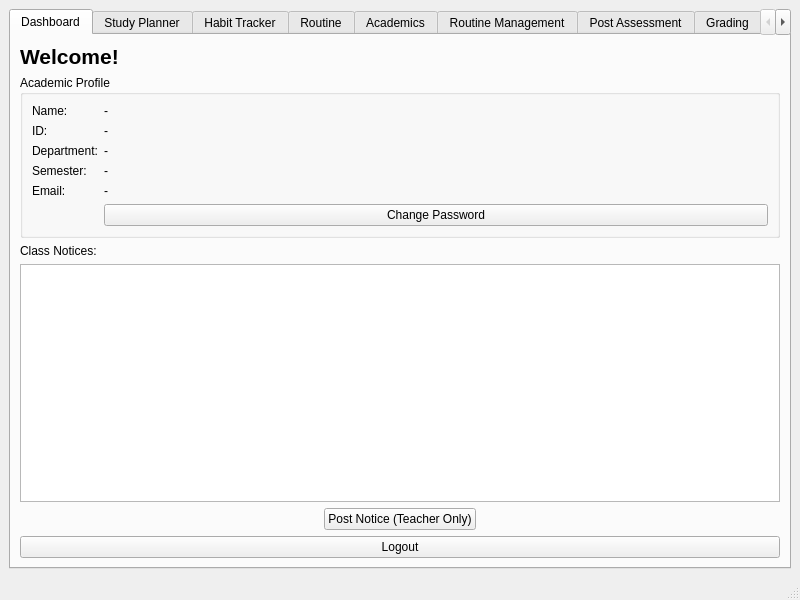
<?xml version="1.0" encoding="UTF-8"?>
<ui version="4.0">
 <class>MainWindow</class>
 <widget class="QMainWindow" name="MainWindow">
  <property name="geometry">
   <rect>
    <x>0</x>
    <y>0</y>
    <width>800</width>
    <height>600</height>
   </rect>
  </property>
  <property name="windowTitle">
   <string>Acadence</string>
  </property>
  <widget class="QWidget" name="centralwidget">
   <layout class="QVBoxLayout" name="verticalLayout">
    <item>
     <widget class="QTabWidget" name="tabWidget">
      <property name="currentIndex">
       <number>0</number>
      </property>
      <widget class="QWidget" name="tab_dashboard">
       <attribute name="title">
        <string>Dashboard</string>
       </attribute>
       <layout class="QVBoxLayout" name="verticalLayout_dash">
        <item>
         <widget class="QLabel" name="label_welcome">
          <property name="font">
           <font>
            <pointsize>16</pointsize>
            <bold>true</bold>
           </font>
          </property>
          <property name="text">
           <string>Welcome!</string>
          </property>
         </widget>
        </item>
        <item>
         <widget class="QGroupBox" name="groupBox_profile">
          <property name="title">
           <string>Academic Profile</string>
          </property>
          <layout class="QFormLayout" name="formLayout_profile">
           <item row="0" column="0">
            <widget class="QLabel" name="lbl_p_name">
             <property name="text">
              <string>Name:</string>
             </property>
            </widget>
           </item>
           <item row="0" column="1">
            <widget class="QLabel" name="val_p_name">
             <property name="text">
              <string>-</string>
             </property>
            </widget>
           </item>
           <item row="1" column="0">
            <widget class="QLabel" name="lbl_p_id">
             <property name="text">
              <string>ID:</string>
             </property>
            </widget>
           </item>
           <item row="1" column="1">
            <widget class="QLabel" name="val_p_id">
             <property name="text">
              <string>-</string>
             </property>
            </widget>
           </item>
           <item row="2" column="0">
            <widget class="QLabel" name="lbl_p_dept">
             <property name="text">
              <string>Department:</string>
             </property>
            </widget>
           </item>
           <item row="2" column="1">
            <widget class="QLabel" name="val_p_dept">
             <property name="text">
              <string>-</string>
             </property>
            </widget>
           </item>
           <item row="3" column="0">
            <widget class="QLabel" name="lbl_p_sem">
             <property name="text">
              <string>Semester:</string>
             </property>
            </widget>
           </item>
           <item row="3" column="1">
            <widget class="QLabel" name="val_p_sem">
             <property name="text">
              <string>-</string>
             </property>
            </widget>
           </item>
           <item row="4" column="0">
            <widget class="QLabel" name="lbl_p_email">
             <property name="text">
              <string>Email:</string>
             </property>
            </widget>
           </item>
           <item row="4" column="1">
            <widget class="QLabel" name="val_p_email">
             <property name="text">
              <string>-</string>
             </property>
            </widget>
           </item>
           <item row="5" column="1">
            <widget class="QPushButton" name="btnChangePassword">
             <property name="minimumSize">
              <size>
               <width>180</width>
               <height>0</height>
              </size>
             </property>
             <property name="text">
              <string>Change Password</string>
             </property>
             <property name="fixedWidth" stdset="0">
              <number>200</number>
             </property>
            </widget>
           </item>
          </layout>
         </widget>
        </item>
        <item>
         <widget class="QLabel" name="label_notices">
          <property name="text">
           <string>Class Notices:</string>
          </property>
         </widget>
        </item>
        <item>
         <widget class="QListWidget" name="noticeListWidget"/>
        </item>
        <item>
         <layout class="QHBoxLayout" name="hbox_notice_btn">
          <item>
           <spacer name="hspacer_notice_l">
            <property name="orientation">
             <enum>Qt::Orientation::Horizontal</enum>
            </property>
            <property name="sizeHint" stdset="0">
             <size>
              <width>40</width>
              <height>20</height>
             </size>
            </property>
           </spacer>
          </item>
          <item>
           <widget class="QPushButton" name="addNoticeButton">
            <property name="text">
             <string>Post Notice (Teacher Only)</string>
            </property>
           </widget>
          </item>
          <item>
           <spacer name="hspacer_notice_r">
            <property name="orientation">
             <enum>Qt::Orientation::Horizontal</enum>
            </property>
            <property name="sizeHint" stdset="0">
             <size>
              <width>40</width>
              <height>20</height>
             </size>
            </property>
           </spacer>
          </item>
         </layout>
        </item>
        <item>
         <widget class="QPushButton" name="logoutButton">
          <property name="text">
           <string>Logout</string>
          </property>
         </widget>
        </item>
       </layout>
      </widget>
      <widget class="QWidget" name="tab_planner">
       <attribute name="title">
        <string>Study Planner</string>
       </attribute>
       <layout class="QVBoxLayout" name="verticalLayout_plan">
        <item>
         <widget class="QListWidget" name="taskListWidget"/>
        </item>
        <item>
         <layout class="QHBoxLayout" name="horizontalLayout_task">
          <item>
           <widget class="QLineEdit" name="taskLineEdit">
            <property name="placeholderText">
             <string>New Task Description...</string>
            </property>
           </widget>
          </item>
          <item>
           <widget class="QPushButton" name="addTaskButton">
            <property name="text">
             <string>Add Task</string>
            </property>
           </widget>
          </item>
          <item>
           <widget class="QPushButton" name="btnDeleteTask">
            <property name="cursor">
             <cursorShape>PointingHandCursor</cursorShape>
            </property>
            <property name="toolTip">
             <string>Delete Selected Task</string>
            </property>
            <property name="text">
             <string>Delete Task</string>
            </property>
           </widget>
          </item>
          <item>
           <widget class="QPushButton" name="btnClearCompletedTasks">
            <property name="cursor">
             <cursorShape>PointingHandCursor</cursorShape>
            </property>
            <property name="toolTip">
             <string>Delete All Completed Tasks</string>
            </property>
            <property name="text">
             <string>Clear Completed</string>
            </property>
           </widget>
          </item>
         </layout>
        </item>
        <item>
         <widget class="QGroupBox" name="groupBox_timer">
          <property name="title">
           <string>Focus Timer</string>
          </property>
          <layout class="QVBoxLayout" name="verticalLayout_timer">
           <item>
            <widget class="QLabel" name="label_timerDisplay">
             <property name="font">
              <font>
               <pointsize>72</pointsize>
               <bold>true</bold>
              </font>
             </property>
             <property name="text">
              <string>00:00</string>
             </property>
             <property name="alignment">
              <set>Qt::AlignmentFlag::AlignCenter</set>
             </property>
            </widget>
           </item>
           <item>
            <layout class="QHBoxLayout" name="horizontalLayout_timerControls">
             <item>
              <widget class="QLabel" name="label_min">
               <property name="text">
                <string>Minutes:</string>
               </property>
              </widget>
             </item>
             <item>
              <widget class="QSpinBox" name="spinTimerMinutes">
               <property name="value">
                <number>25</number>
               </property>
              </widget>
             </item>
             <item>
              <widget class="QPushButton" name="btnTimerStart">
               <property name="text">
                <string>Start</string>
               </property>
              </widget>
             </item>
             <item>
              <widget class="QPushButton" name="btnTimerPause">
               <property name="text">
                <string>Pause</string>
               </property>
              </widget>
             </item>
             <item>
              <widget class="QPushButton" name="btnTimerStop">
               <property name="text">
                <string>Stop</string>
               </property>
              </widget>
             </item>
            </layout>
           </item>
          </layout>
         </widget>
        </item>
       </layout>
      </widget>
      <widget class="QWidget" name="tab_habits">
       <attribute name="title">
        <string>Habit Tracker</string>
       </attribute>
       <layout class="QVBoxLayout" name="verticalLayout_habit">
        <item>
         <widget class="QGroupBox" name="groupBox_prayers">
          <property name="title">
           <string>Daily Prayers (Today)</string>
          </property>
          <layout class="QHBoxLayout" name="hbox_prayers">
           <item>
            <spacer name="hspacer_pray_l">
             <property name="orientation">
              <enum>Qt::Orientation::Horizontal</enum>
             </property>
             <property name="sizeHint" stdset="0">
              <size>
               <width>40</width>
               <height>20</height>
              </size>
             </property>
            </spacer>
           </item>
           <item>
            <widget class="QCheckBox" name="chkFajr">
             <property name="text">
              <string>🌅 Fajr</string>
             </property>
            </widget>
           </item>
           <item>
            <widget class="QCheckBox" name="chkDhuhr">
             <property name="text">
              <string>☀️ Dhuhr</string>
             </property>
            </widget>
           </item>
           <item>
            <widget class="QCheckBox" name="chkAsr">
             <property name="text">
              <string>🌤 Asr</string>
             </property>
            </widget>
           </item>
           <item>
            <widget class="QCheckBox" name="chkMaghrib">
             <property name="text">
              <string>🌇 Maghrib</string>
             </property>
            </widget>
           </item>
           <item>
            <widget class="QCheckBox" name="chkIsha">
             <property name="text">
              <string>🌙 Isha</string>
             </property>
            </widget>
           </item>
           <item>
            <spacer name="hspacer_pray_r">
             <property name="orientation">
              <enum>Qt::Orientation::Horizontal</enum>
             </property>
             <property name="sizeHint" stdset="0">
              <size>
               <width>40</width>
               <height>20</height>
              </size>
             </property>
            </spacer>
           </item>
          </layout>
         </widget>
        </item>
        <item>
         <widget class="QTableWidget" name="habitTableWidget">
          <property name="editTriggers">
           <set>QAbstractItemView::EditTrigger::NoEditTriggers</set>
          </property>
          <property name="alternatingRowColors">
           <bool>true</bool>
          </property>
          <property name="selectionBehavior">
           <enum>QAbstractItemView::SelectionBehavior::SelectRows</enum>
          </property>
          <column>
           <property name="text">
            <string>Type</string>
           </property>
          </column>
          <column>
           <property name="text">
            <string>Name</string>
           </property>
          </column>
          <column>
           <property name="text">
            <string>Progress</string>
           </property>
          </column>
          <column>
           <property name="text">
            <string>Streak</string>
           </property>
          </column>
          <column>
           <property name="text">
            <string>Status</string>
           </property>
          </column>
         </widget>
        </item>
        <item>
         <layout class="QHBoxLayout" name="horizontalLayout_habitButtons">
          <item>
           <spacer name="hspacer_habit_l">
            <property name="orientation">
             <enum>Qt::Orientation::Horizontal</enum>
            </property>
            <property name="sizeHint" stdset="0">
             <size>
              <width>40</width>
              <height>20</height>
             </size>
            </property>
           </spacer>
          </item>
          <item>
           <widget class="QPushButton" name="btnAddHabit">
            <property name="text">
             <string>Create Habit</string>
            </property>
           </widget>
          </item>
          <item>
           <widget class="QPushButton" name="btnPerformHabit">
            <property name="text">
             <string>Perform</string>
            </property>
           </widget>
          </item>
          <item>
           <widget class="QPushButton" name="btnDeleteHabit">
            <property name="text">
             <string>Delete Habit</string>
            </property>
           </widget>
          </item>
          <item>
           <spacer name="hspacer_habit_r">
            <property name="orientation">
             <enum>Qt::Orientation::Horizontal</enum>
            </property>
            <property name="sizeHint" stdset="0">
             <size>
              <width>40</width>
              <height>20</height>
             </size>
            </property>
           </spacer>
          </item>
         </layout>
        </item>
        <item>
         <widget class="QGroupBox" name="groupBox_workoutTimer">
          <property name="title">
           <string>Habit Timer</string>
          </property>
          <layout class="QVBoxLayout" name="verticalLayout_workoutTimer">
           <item>
            <widget class="QLabel" name="label_workoutTimerDisplay">
             <property name="font">
              <font>
               <pointsize>72</pointsize>
               <bold>true</bold>
              </font>
             </property>
             <property name="text">
              <string>00:00.00</string>
             </property>
             <property name="alignment">
              <set>Qt::AlignmentFlag::AlignCenter</set>
             </property>
            </widget>
           </item>
           <item>
            <layout class="QHBoxLayout" name="horizontalLayout_workoutTimerControls">
             <item>
              <spacer name="hspacer_workout_l">
               <property name="orientation">
                <enum>Qt::Orientation::Horizontal</enum>
               </property>
               <property name="sizeHint" stdset="0">
                <size>
                 <width>40</width>
                 <height>20</height>
                </size>
               </property>
              </spacer>
             </item>
             <item>
              <widget class="QPushButton" name="btnWorkoutStart">
               <property name="text">
                <string>Start</string>
               </property>
              </widget>
             </item>
             <item>
              <widget class="QPushButton" name="btnWorkoutPause">
               <property name="text">
                <string>Pause</string>
               </property>
              </widget>
             </item>
             <item>
              <widget class="QPushButton" name="btnWorkoutStop">
               <property name="text">
                <string>Stop</string>
               </property>
              </widget>
             </item>
             <item>
              <spacer name="hspacer_workout_r">
               <property name="orientation">
                <enum>Qt::Orientation::Horizontal</enum>
               </property>
               <property name="sizeHint" stdset="0">
                <size>
                 <width>40</width>
                 <height>20</height>
                </size>
               </property>
              </spacer>
             </item>
            </layout>
           </item>
          </layout>
         </widget>
        </item>
       </layout>
      </widget>
      <widget class="QWidget" name="tab_routine">
       <attribute name="title">
        <string>Routine</string>
       </attribute>
       <layout class="QVBoxLayout" name="verticalLayout_routine">
        <item>
         <widget class="QComboBox" name="comboRoutineDay">
          <item>
           <property name="text">
            <string>Sunday</string>
           </property>
          </item>
          <item>
           <property name="text">
            <string>Monday</string>
           </property>
          </item>
          <item>
           <property name="text">
            <string>Tuesday</string>
           </property>
          </item>
          <item>
           <property name="text">
            <string>Wednesday</string>
           </property>
          </item>
          <item>
           <property name="text">
            <string>Thursday</string>
           </property>
          </item>
          <item>
           <property name="text">
            <string>Friday</string>
           </property>
          </item>
          <item>
           <property name="text">
            <string>Saturday</string>
           </property>
          </item>
         </widget>
        </item>
        <item>
         <widget class="QTableWidget" name="tableRoutine">
          <property name="editTriggers">
           <set>QAbstractItemView::EditTrigger::NoEditTriggers</set>
          </property>
          <property name="alternatingRowColors">
           <bool>true</bool>
          </property>
          <property name="selectionBehavior">
           <enum>QAbstractItemView::SelectionBehavior::SelectRows</enum>
          </property>
          <column>
           <property name="text">
            <string>Time</string>
           </property>
          </column>
          <column>
           <property name="text">
            <string>Course</string>
           </property>
          </column>
          <column>
           <property name="text">
            <string>Room</string>
           </property>
          </column>
          <column>
           <property name="text">
            <string>Instructor</string>
           </property>
          </column>
          <column>
           <property name="text">
            <string>Status</string>
           </property>
          </column>
         </widget>
        </item>
       </layout>
      </widget>
      <widget class="QWidget" name="tab_academics">
       <attribute name="title">
        <string>Academics</string>
       </attribute>
       <layout class="QVBoxLayout" name="verticalLayout_academics">
        <item>
         <widget class="QLabel" name="lbl_assessments">
          <property name="text">
           <string>Upcoming Assessments:</string>
          </property>
         </widget>
        </item>
        <item>
         <widget class="QListWidget" name="listAssessments"/>
        </item>
        <item>
         <widget class="QLabel" name="lbl_attendance">
          <property name="text">
           <string>Attendance &amp; Grades:</string>
          </property>
         </widget>
        </item>
        <item>
         <widget class="QTableWidget" name="tableAcademics">
          <property name="alternatingRowColors">
           <bool>true</bool>
          </property>
          <column>
           <property name="text">
            <string>Course</string>
           </property>
          </column>
          <column>
           <property name="text">
            <string>Attendance %</string>
           </property>
          </column>
          <column>
           <property name="text">
            <string>Score</string>
           </property>
          </column>
          <column>
           <property name="text">
            <string>Status</string>
           </property>
          </column>
         </widget>
        </item>
       </layout>
      </widget>
      <widget class="QWidget" name="tab_teacher_routine">
       <attribute name="title">
        <string>Routine Management</string>
       </attribute>
       <layout class="QVBoxLayout" name="verticalLayout_teacher_routine">
        <item>
         <widget class="QGroupBox" name="grp_routine_manage">
          <property name="title">
           <string>Manage Routine</string>
          </property>
          <layout class="QHBoxLayout" name="hbox_routine_manage">
           <item>
            <widget class="QComboBox" name="comboRoutineDayInput">
             <item>
              <property name="text">
               <string>Sunday</string>
              </property>
             </item>
             <item>
              <property name="text">
               <string>Monday</string>
              </property>
             </item>
             <item>
              <property name="text">
               <string>Tuesday</string>
              </property>
             </item>
             <item>
              <property name="text">
               <string>Wednesday</string>
              </property>
             </item>
             <item>
              <property name="text">
               <string>Thursday</string>
              </property>
             </item>
             <item>
              <property name="text">
               <string>Friday</string>
              </property>
             </item>
             <item>
              <property name="text">
               <string>Saturday</string>
              </property>
             </item>
            </widget>
           </item>
           <item>
            <widget class="QPushButton" name="btnCancelClass">
             <property name="text">
              <string>Cancel Selected Class</string>
             </property>
            </widget>
           </item>
           <item>
            <widget class="QPushButton" name="btnRescheduleClass">
             <property name="text">
              <string>Exchange / Reschedule</string>
             </property>
            </widget>
           </item>
           <item>
            <spacer name="horizontalSpacer_routine">
             <property name="orientation">
              <enum>Qt::Orientation::Horizontal</enum>
             </property>
             <property name="sizeHint" stdset="0">
              <size>
               <width>40</width>
               <height>20</height>
              </size>
             </property>
            </spacer>
           </item>
          </layout>
         </widget>
        </item>
        <item>
         <widget class="QTableWidget" name="tableTeacherRoutine">
          <property name="editTriggers">
           <set>QAbstractItemView::EditTrigger::NoEditTriggers</set>
          </property>
          <property name="alternatingRowColors">
           <bool>true</bool>
          </property>
          <property name="selectionBehavior">
           <enum>QAbstractItemView::SelectionBehavior::SelectRows</enum>
          </property>
          <column>
           <property name="text">
            <string>Time</string>
           </property>
          </column>
          <column>
           <property name="text">
            <string>Course</string>
           </property>
          </column>
          <column>
           <property name="text">
            <string>Room</string>
           </property>
          </column>
          <column>
           <property name="text">
            <string>Semester</string>
           </property>
          </column>
         </widget>
        </item>
       </layout>
      </widget>
      <widget class="QWidget" name="tab_teacher_assessment">
       <attribute name="title">
        <string>Post Assessment</string>
       </attribute>
       <layout class="QVBoxLayout" name="verticalLayout_teacher_assessment">
        <item>
         <widget class="QGroupBox" name="grp_assessment">
          <property name="title">
           <string>Create Assessment</string>
          </property>
          <layout class="QHBoxLayout" name="hbox_assessment">
           <item>
            <widget class="QComboBox" name="comboTeacherCourse"/>
           </item>
           <item>
            <widget class="QLineEdit" name="editAssessmentTitle">
             <property name="placeholderText">
              <string>Title</string>
             </property>
            </widget>
           </item>
           <item>
            <widget class="QComboBox" name="comboAssessmentType">
             <item>
              <property name="text">
               <string>Quiz</string>
              </property>
             </item>
             <item>
              <property name="text">
               <string>Assignment</string>
              </property>
             </item>
             <item>
              <property name="text">
               <string>Exam</string>
              </property>
             </item>
             <item>
              <property name="text">
               <string>Lab</string>
              </property>
             </item>
             <item>
              <property name="text">
               <string>Project</string>
              </property>
             </item>
             <item>
              <property name="text">
               <string>Presentation</string>
              </property>
             </item>
            </widget>
           </item>
           <item>
            <widget class="QSpinBox" name="spinMaxMarks">
             <property name="value">
              <number>20</number>
             </property>
            </widget>
           </item>
           <item>
            <widget class="QPushButton" name="btnCreateAssessment">
             <property name="text">
              <string>Create</string>
             </property>
            </widget>
           </item>
          </layout>
         </widget>
        </item>
        <item>
         <spacer name="verticalSpacer_assessment">
          <property name="orientation">
           <enum>Qt::Orientation::Vertical</enum>
          </property>
          <property name="sizeHint" stdset="0">
           <size>
            <width>20</width>
            <height>40</height>
           </size>
          </property>
         </spacer>
        </item>
       </layout>
      </widget>
      <widget class="QWidget" name="tab_teacher_grades">
       <attribute name="title">
        <string>Grading</string>
       </attribute>
       <layout class="QVBoxLayout" name="verticalLayout_teacher_grades">
        <item>
         <widget class="QGroupBox" name="grp_grading">
          <property name="title">
           <string>Enter Grades</string>
          </property>
          <layout class="QVBoxLayout" name="vbox_grading">
           <item>
            <layout class="QHBoxLayout" name="hbox_grading_controls">
             <item>
              <widget class="QComboBox" name="comboTeacherAssessment"/>
             </item>
             <item>
              <widget class="QPushButton" name="btnSaveGrades">
               <property name="text">
                <string>Save Grades</string>
               </property>
              </widget>
             </item>
            </layout>
           </item>
           <item>
            <widget class="QTableWidget" name="tableGrading">
             <property name="alternatingRowColors">
              <bool>true</bool>
             </property>
             <column>
              <property name="text">
               <string>Student ID</string>
              </property>
             </column>
             <column>
              <property name="text">
               <string>Name</string>
              </property>
             </column>
             <column>
              <property name="text">
               <string>Marks</string>
              </property>
             </column>
            </widget>
           </item>
          </layout>
         </widget>
        </item>
       </layout>
      </widget>
      <widget class="QWidget" name="tab_teacher_attendance">
       <attribute name="title">
        <string>Attendance</string>
       </attribute>
       <layout class="QVBoxLayout" name="verticalLayout_teacher_attendance">
        <item>
         <layout class="QHBoxLayout" name="hbox_attendance_controls">
          <item>
           <widget class="QComboBox" name="comboAttendanceCourse">
            <property name="toolTip">
             <string>Select Course</string>
            </property>
           </widget>
          </item>
          <item>
           <widget class="QPushButton" name="btnAddClassDate">
            <property name="text">
             <string>Add Class Column</string>
            </property>
           </widget>
          </item>
          <item>
           <widget class="QPushButton" name="btnSaveAttendance">
            <property name="text">
             <string>Save Attendance</string>
            </property>
           </widget>
          </item>
         </layout>
        </item>
        <item>
         <widget class="QTableWidget" name="tableAttendance">
          <property name="alternatingRowColors">
           <bool>true</bool>
          </property>
          <property name="selectionBehavior">
           <enum>QAbstractItemView::SelectionBehavior::SelectRows</enum>
          </property>
         </widget>
        </item>
       </layout>
      </widget>
      <widget class="QWidget" name="tab_queries">
       <attribute name="title">
        <string>Q&amp;A</string>
       </attribute>
       <layout class="QVBoxLayout" name="verticalLayout_queries">
        <item>
         <widget class="QListWidget" name="listQueries"/>
        </item>
        <item>
         <layout class="QHBoxLayout" name="hbox_queries">
          <item>
           <widget class="QLineEdit" name="editQueryInput">
            <property name="placeholderText">
             <string>Query/Reply</string>
            </property>
           </widget>
          </item>
          <item>
           <widget class="QPushButton" name="btnQueryAction">
            <property name="text">
             <string>Send</string>
            </property>
           </widget>
          </item>
         </layout>
        </item>
       </layout>
      </widget>
      <widget class="QWidget" name="tab_admin">
       <attribute name="title">
        <string>Admin Panel</string>
       </attribute>
       <layout class="QVBoxLayout" name="verticalLayout_admin">
        <item>
         <widget class="QComboBox" name="tableComboBox">
          <property name="toolTip">
           <string>Select Database Table</string>
          </property>
         </widget>
        </item>
        <item>
         <widget class="QLineEdit" name="searchLineEdit">
          <property name="placeholderText">
           <string>Search / Filter...</string>
          </property>
         </widget>
        </item>
        <item>
         <widget class="QTableView" name="adminTableView">
          <property name="alternatingRowColors">
           <bool>true</bool>
          </property>
          <property name="selectionBehavior">
           <enum>QAbstractItemView::SelectionBehavior::SelectRows</enum>
          </property>
          <property name="sortingEnabled">
           <bool>true</bool>
          </property>
         </widget>
        </item>
        <item>
         <layout class="QHBoxLayout" name="horizontalLayout_buttons">
          <item>
           <spacer name="hspacer_admin_l">
            <property name="orientation">
             <enum>Qt::Orientation::Horizontal</enum>
            </property>
            <property name="sizeHint" stdset="0">
             <size>
              <width>40</width>
              <height>20</height>
             </size>
            </property>
           </spacer>
          </item>
          <item>
           <widget class="QPushButton" name="btnAddRow">
            <property name="text">
             <string>Add Row</string>
            </property>
           </widget>
          </item>
          <item>
           <widget class="QPushButton" name="btnDeleteRow">
            <property name="text">
             <string>Delete Selected Row</string>
            </property>
           </widget>
          </item>
          <item>
           <spacer name="hspacer_admin_r">
            <property name="orientation">
             <enum>Qt::Orientation::Horizontal</enum>
            </property>
            <property name="sizeHint" stdset="0">
             <size>
              <width>40</width>
              <height>20</height>
             </size>
            </property>
           </spacer>
          </item>
         </layout>
        </item>
       </layout>
      </widget>
     </widget>
    </item>
   </layout>
  </widget>
  <widget class="QMenuBar" name="menubar">
   <property name="geometry">
    <rect>
     <x>0</x>
     <y>0</y>
     <width>800</width>
     <height>33</height>
    </rect>
   </property>
  </widget>
  <widget class="QStatusBar" name="statusbar"/>
 </widget>
 <resources/>
 <connections/>
</ui>
